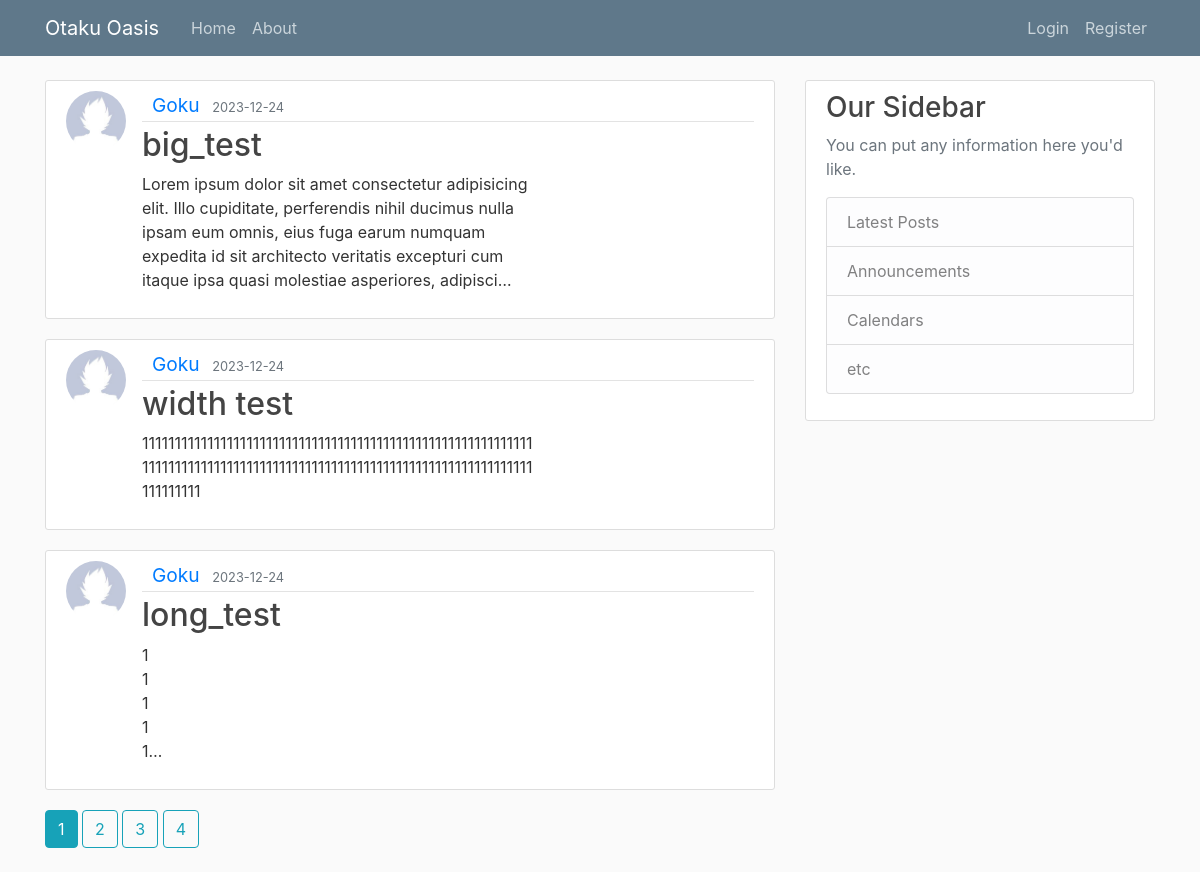
Page /home on the earlier database version.
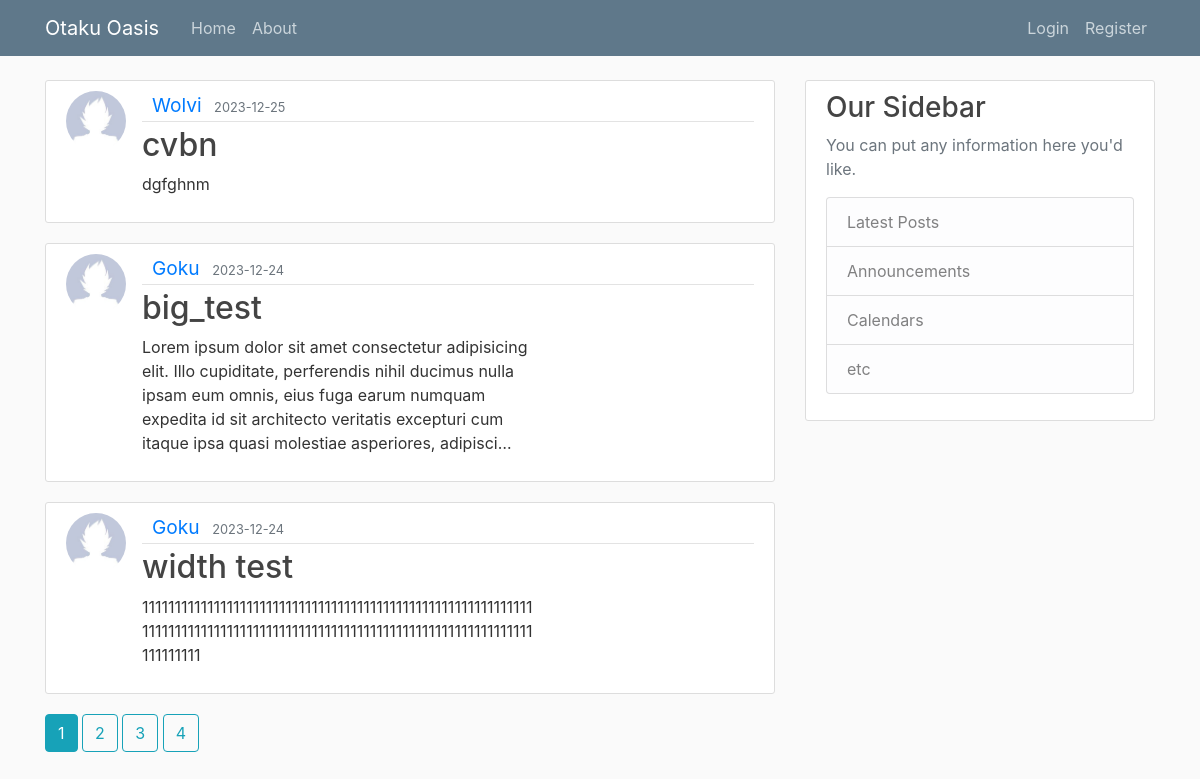
Same page on the later database version.
### application/models.py (models this page shows, shortened)
class Post(db.Model):
    id = db.Column(db.Integer, primary_key = True)
    title = db.Column(db.String(100), nullable= False)
    date_posted = db.Column(db.DateTime, nullable= False, default = datetime.utcnow) # no parenthesis cause we need the function not the time right now
    content = db.Column(db.Text, nullable=False)
    user_id = db.Column(db.Integer, db.ForeignKey('user.id'), nullable=False)

class User(db.Model, UserMixin):
    id = db.Column(db.Integer, primary_key = True)
    username = db.Column(db.String(20), unique =True , nullable = False)
    email = db.Column(db.String(120), unique =True , nullable = False)
    image_file = db.Column(db.String(20), nullable = False, default = 'default.jpg')
    password = db.Column(db.String(60),  nullable = False)
    posts = db.relationship('Post', backref='author', lazy=True) # data is not loaded unless actually needed (lazy collection)

### application/routes.py (the view)
@app.route('/')
@app.route('/home')
def home():
    page = request.args.get('page', 1, type=int)
    posts = Post.query.order_by(Post.date_posted.desc()).paginate(page = page,per_page=3)
    return render_template('home.html', posts=posts)

### application/templates/home.html
{% extends "layout.html" %}
{% block content %}
<body>
    {% for post in posts.items %}
        <article class="media content-section">
            <img class ="rounded-circle article-img" src="{{url_for('static', filename ='profile_pics/'+ post.author.image_file)}}" style="width: 60px; height: 60px;">
            <div class="media-body">
                <div class="article-metadata" style="display: flex; align-items: center;">
                    <div style="margin-left: 10px;">
                        <a class="mr-2" style="font-size:larger; text-decoration: none; margin-top: 10px;" href="{{url_for('user_posts', username = post.author.username)}}">{{post.author.username }}</a>
                        <small class="text-muted">{{ post.date_posted.strftime('%Y-%m-%d') }}</small>
                    </div>
                </div>
                <h2><a class="article-title" style="text-decoration: none;" href="{{url_for('post', post_id=post.id)}}">{{ post.title }}</a></h2>
                <p class="article-content-home">{{ post.content }}</p>
            </div>
        </article>
    {% endfor %}
    {% for page_num in posts.iter_pages(left_edge=1, right_edge=1, left_current=1, right_current=2) %}
    {% if page_num %}
      {% if posts.page == page_num %}
        <a class="btn btn-info mb-4" href="{{ url_for('home', page=page_num) }}">{{ page_num }}</a>
      {% else %}
        <a class="btn btn-outline-info mb-4" href="{{ url_for('home', page=page_num) }}">{{ page_num }}</a>
      {% endif %}
    {% else %}
      ...
    {% endif %}
  {% endfor %}
</body>
{% endblock content %}

### application/templates/layout.html (shortened to what this page needs)
<!DOCTYPE html>
<html>
<head>
    <link rel="stylesheet" href="https://maxcdn.bootstrapcdn.com/bootstrap/4.0.0/css/bootstrap.min.css">
    <link rel="stylesheet" type="text/css" href="{{ url_for('static', filename='main.css') }}">
</head>
<body>
    <header class="site-header">
      <nav class="navbar navbar-expand-md navbar-dark bg-steel fixed-top">
        <div class="container">
          <a class="navbar-brand mr-4" href="/">Otaku Oasis</a>
          <div class="collapse navbar-collapse" id="navbarToggle">
            <div class="navbar-nav mr-auto">
              <a class="nav-item nav-link" href="{{ url_for('home') }}">Home</a>
              <a class="nav-item nav-link" href="{{ url_for('about') }}">About</a>
            </div>
            <div class="navbar-nav">
              {% if current_user.is_authenticated %}
                <a class="nav-item nav-link" href="{{ url_for('new_post') }}">New Post</a>
                <a class="nav-item nav-link" href="{{ url_for('account') }}">Account</a>
                <a class="nav-item nav-link" href="{{ url_for('logout') }}">Logout</a>
              {% else %}
                <a class="nav-item nav-link" href="{{ url_for('login') }}">Login</a>
                <a class="nav-item nav-link" href="{{ url_for('register') }}">Register</a>
              {% endif %}
            </div>
          </div>
        </div>
      </nav>
    </header>
    <main role="main" class="container">
      <div class="row">
        <div class="col-md-8">
          {% block content %}{% endblock %}
        </div>
        <div class="col-md-4">
          <div class="content-section">
            <h3>Our Sidebar</h3>
            <p class='text-muted'>You can put any information here you'd like.
              <ul class="list-group">
                <li class="list-group-item list-group-item-light">Latest Posts</li>
                <li class="list-group-item list-group-item-light">Announcements</li>
                <li class="list-group-item list-group-item-light">Calendars</li>
                <li class="list-group-item list-group-item-light">etc</li>
              </ul>
            </p>
          </div>
        </div>
      </div>
    </main>
</body>
</html>

### application/static/main.css (style rules this page uses)
body { background: #fafafa; color: #333333; margin-top: 5rem; }
h1, h2, h3, h4, h5, h6 { color: #444444; }
.bg-steel { background-color: #5f788a; }
.site-header .navbar-nav .nav-link { color: #cbd5db; }
.content-section { background: #ffffff; padding: 10px 20px; border: 1px solid #dddddd; border-radius: 3px; margin-bottom: 20px; }
.article-title { color: #444444; }
.article-content-home { white-space: pre-line; word-wrap: break-word; display: -webkit-box; -webkit-line-clamp: 5; -webkit-box-orient: vertical; overflow-wrap: break-word; text-overflow: ellipsis; overflow: hidden; max-width: 39ch; }
.article-img { height: 65px; width: 65px; margin-right: 16px; }
.article-metadata { padding-bottom: 1px; margin-bottom: 4px; border-bottom: 1px solid #e3e3e3 }

Differences in the rows shown:
no longer on this page (row unchanged): Post: image_file (placeholder picture), author.username "Goku", date_posted "2023-12-24", title "long_test", content "1 1 1 1…"
added Post: image_file (placeholder picture), author.username "Wolvi", date_posted "2023-12-25", title "cvbn", content "dgfghnm"
